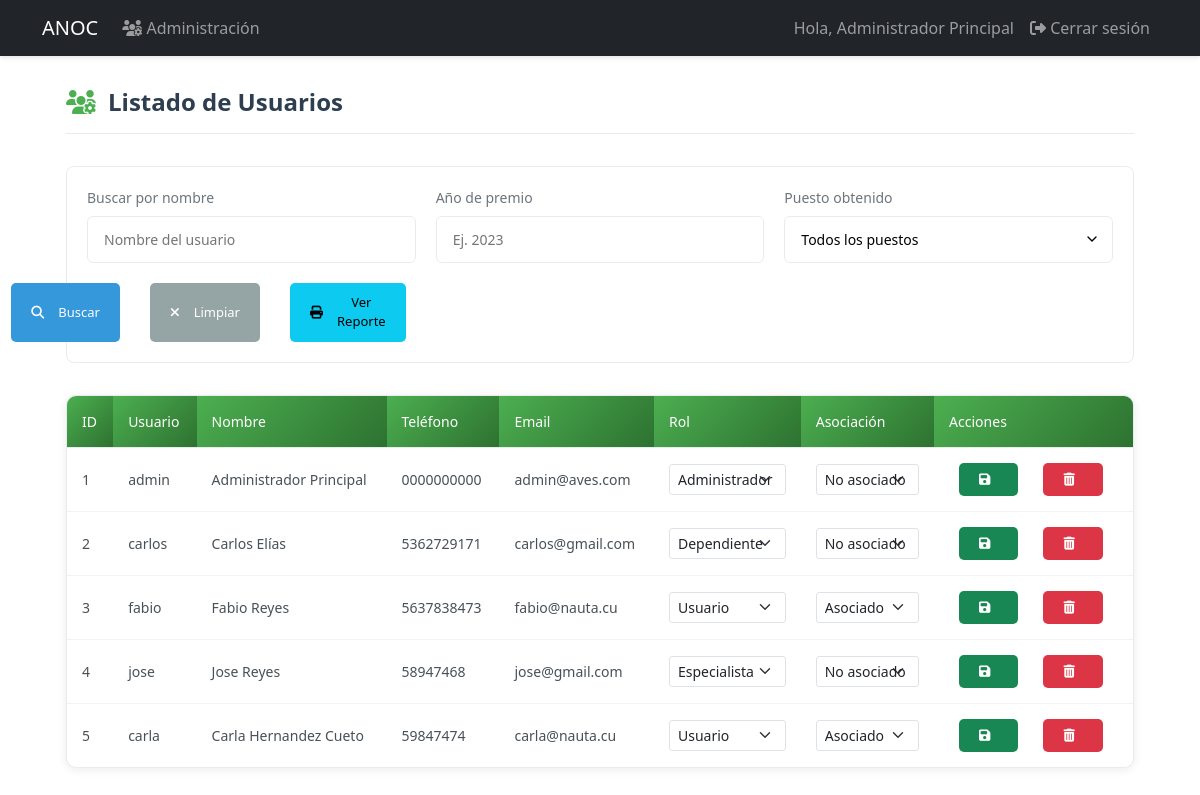
Before: /admin/users (signed in) with the older database file.
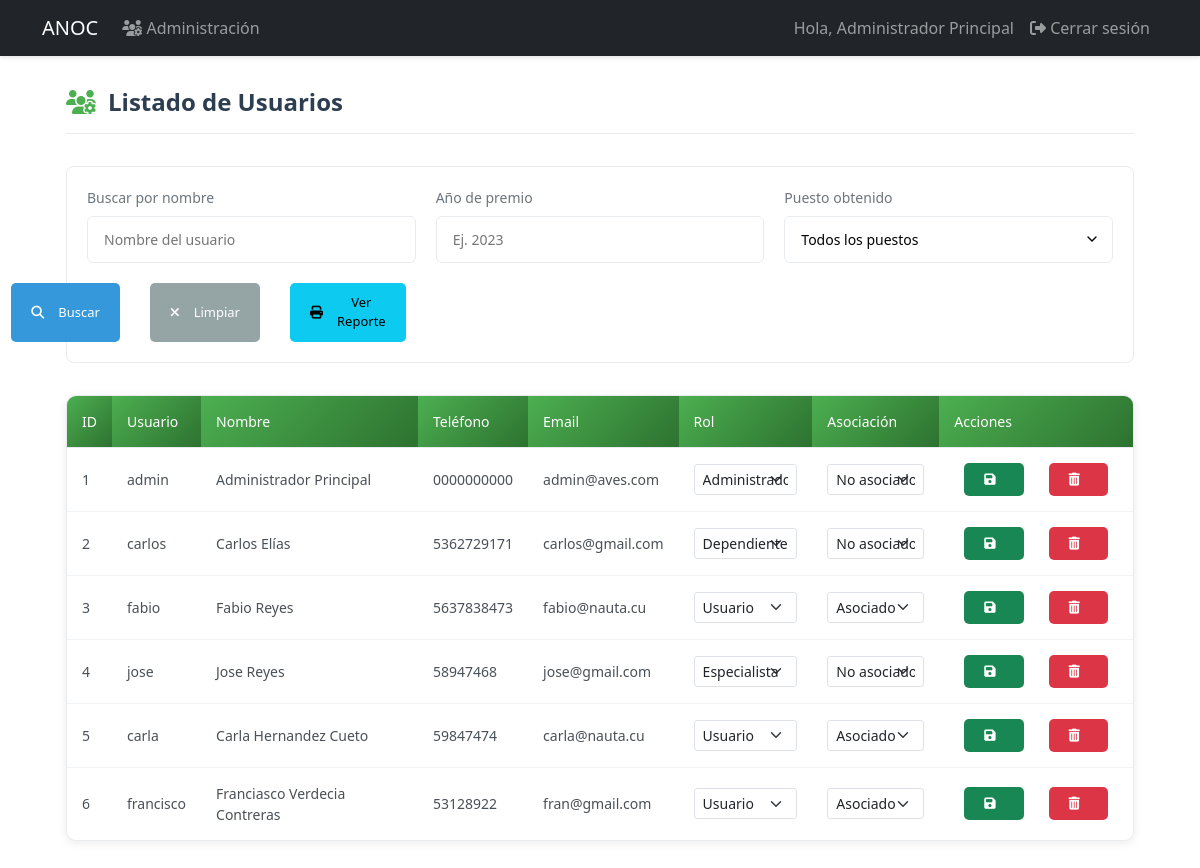
After: the same page with the newer database file.
### models.py (models this page shows, shortened)
class User(UserMixin, db.Model):
    id = db.Column(db.Integer, primary_key=True)
    username = db.Column(db.String(80), unique=True, nullable=False, index=True)
    email = db.Column(db.String(120), unique=True, nullable=False, index=True)
    password_hash = db.Column(db.String(128))
    role = db.Column(db.String(20), default='user')  # 'admin', 'specialist', 'dependiente', 'user'
    is_associated = db.Column(db.Boolean, default=False, nullable=False)
    full_name = db.Column(db.String(100), nullable=False)
    phone = db.Column(db.String(20), nullable=False)
    profile_image = db.Column(db.String(255))  # Ruta de la imagen de perfil
    last_login = db.Column(db.DateTime)  # Fecha del último inicio de sesión
    is_active = db.Column(db.Boolean, default=True)  # Para manejar cuentas activas/inactivas
    address = db.Column(db.String(200))  # Nuevo campo para dirección
    birds = db.relationship('UserBirds', backref='user', lazy=True, cascade='all, delete-orphan')
    awards = db.relationship('Award', backref='user', lazy=True, cascade='all, delete-orphan')

### app.py (the view, shortened to what this page needs)
@app.route('/admin/users')
@login_required
def admin_users():
    if current_user.role != 'admin':
        abort(403)
    search_name = request.args.get('name', '').strip()
    award_year = request.args.get('award_year', '').strip()
    award_position = request.args.get('award_position', '').strip()
    query = select(User).order_by(User.id)
    if search_name:
        query = query.where(User.full_name.ilike(f'%{search_name}%'))
    if award_position:
        position_subquery = select(Award.user_id).where(
            Award.position == award_position
        ).distinct()
        query = query.where(User.id.in_(position_subquery))
    users = db.session.execute(query).scalars()
    current_year = datetime.now().year
    return render_template('admin/users.html',
                         users=users,
                         search_name=search_name,
                         award_year=award_year,
                         award_position=award_position,
                         current_year=current_year)

### app.py (called while the page is built)
@login_manager.user_loader
def load_user(user_id):
    return db.session.get(User, int(user_id))

### templates/admin/users.html (shortened to what this page needs)
{% extends "base.html" %}
{% block content %}
<div class="users-container">
    <div class="users-header">
        <h2><i class="fas fa-users-cog"></i> Listado de Usuarios</h2>
    </div>
    <div class="filter-section">
        <form method="GET" action="{{ url_for('admin_users') }}" class="filter-form">
            <div class="filter-grid">
                <div class="filter-group">
                    <label for="name" class="filter-label">Buscar por nombre</label>
                    <input type="text" class="filter-input" id="name" name="name"
                           value="{{ search_name }}" placeholder="Nombre del usuario">
                </div>
                <div class="filter-group">
                    <label for="award_year" class="filter-label">Año de premio</label>
                    <input type="number" class="filter-input" id="award_year" name="award_year"
                           value="{{ award_year }}" placeholder="Ej. 2023" min="2000" max="{{ current_year }}">
                </div>
                <div class="filter-group">
                    <label for="award_position" class="filter-label">Puesto obtenido</label>
                    <select class="filter-input filter-select" id="award_position" name="award_position">
                        <option value="">Todos los puestos</option>
                    </select>
                </div>
                <div class="filter-actions">
                    <button type="submit" class="btn btn-primary">
                        <i class="fas fa-search"></i> Buscar
                    </button>
                    <a href="{{ url_for('admin_users') }}" class="btn btn-secondary">
                        <i class="fas fa-times"></i> Limpiar
                    </a>
                    <a href="{{ url_for('associates_report_view') }}" class="btn btn-info" target="_blank">
                        <i class="fas fa-print"></i> Ver Reporte
                    </a>
                </div>
            </div>
        </form>
    </div>
    <div class="users-table-container">
        <table class="users-table">
            <thead>
                <tr>
                    <th>ID</th>
                    <th>Usuario</th>
                    <th>Nombre</th>
                    <th>Teléfono</th>
                    <th>Email</th>
                    <th>Rol</th>
                    <th>Asociación</th>
                    <th>Acciones</th>
                </tr>
            </thead>
            <tbody>
                {% if users %}
                    {% for user in users %}
                    <tr class="clickable-row" data-href="{{ url_for('user_details', user_id=user.id) }}">
                        <td>{{ user.id }}</td>
                        <td>{{ user.username }}</td>
                        <td>{{ user.full_name }}</td>
                        <td>{{ user.phone }}</td>
                        <td>{{ user.email }}</td>
                        <td>
                            <form method="POST" action="{{ url_for('assign_role', user_id=user.id) }}" class="role-form">
                                <select name="role" class="form-select form-select-sm">
                                    <option value="user" {% if user.role == 'user' %}selected{% endif %}>Usuario</option>
                                    <option value="specialist" {% if user.role == 'specialist' %}selected{% endif %}>Especialista</option>
                                    <option value="dependiente" {% if user.role == 'dependiente' %}selected{% endif %}>Dependiente</option>
                                    <option value="admin" {% if user.role == 'admin' %}selected{% endif %}>Administrador</option>
                                </select>
                        </td>
                        <td>
                                <select name="is_associated" class="form-select form-select-sm">
                                    <option value="true" {% if user.is_associated %}selected{% endif %}>Asociado</option>
                                    <option value="false" {% if not user.is_associated %}selected{% endif %}>No asociado</option>
                                </select>
                        </td>
                        <td class="actions-column">
                            <div class="action-buttons">
                                <button type="submit" class="btn btn-sm btn-success">
                                    <i class="fas fa-save"></i>
                                </button>
                                <form method="POST" action="{{ url_for('delete_user', user_id=user.id) }}"
                                      onsubmit="return confirm('¿Desea eliminar este usuario?');" class="d-inline">
                                    <button type="submit" class="btn btn-sm btn-danger">
                                        <i class="fas fa-trash-alt"></i>
                                    </button>
                                </form>
                            </div>
                        </td>
                    </tr>
                    {% endfor %}
                {% endif %}
            </tbody>
        </table>
    </div>
</div>
{% endblock %}

### templates/base.html (shortened to what this page needs)
<!DOCTYPE html>
<html lang="es">
<head>
    <link href="https://cdn.jsdelivr.net/npm/bootstrap@5.3.0/dist/css/bootstrap.min.css" rel="stylesheet">
    <link href="https://cdnjs.cloudflare.com/ajax/libs/font-awesome/6.4.0/css/all.min.css" rel="stylesheet">
    <link rel="stylesheet" href="{{ url_for('static', filename='css/styles.css') }}">
</head>
<body>
    <nav class="navbar navbar-expand-lg navbar-dark bg-dark">
        <div class="container">
            <a class="navbar-brand" href="{{ url_for('dashboard') }}">ANOC</a>
            <div class="collapse navbar-collapse" id="navbarNav">
                <ul class="navbar-nav me-auto">
                    {% if current_user.is_authenticated and current_user.role == 'admin' %}
                        <li class="nav-item">
                            <a class="nav-link" href="{{ url_for('admin_users') }}">
                                <i class="fas fa-users-cog"></i> Administración
                            </a>
                        </li>
                    {% endif %}
                </ul>
                <ul class="navbar-nav">
                    {% if current_user.is_authenticated %}
                        <li class="nav-item">
                            <span class="nav-link">Hola, {{ current_user.full_name }}</span>
                        </li>
                        <li class="nav-item">
                            <a class="nav-link" href="{{ url_for('logout') }}">
                                <i class="fas fa-sign-out-alt"></i> Cerrar sesión
                            </a>
                        </li>
                    {% else %}
                        <li class="nav-item">
                            <a class="nav-link" href="{{ url_for('login') }}">
                                <i class="fas fa-sign-in-alt"></i> Iniciar sesión
                            </a>
                        </li>
                    {% endif %}
                </ul>
            </div>
        </div>
    </nav>
    <div class="container mt-4">
        {% block content %}{% endblock %}
    </div>
</body>
</html>

### static/css/styles.css (style rules this page uses)
.navbar { box-shadow: 0 2px 4px rgba(0,0,0,0.1); }
.btn { margin: 2px; }
:root { --primary-color: #2c3e50; --secondary-color: #4CAF50; --light-gray: #f8f9fa; --medium-gray: #e9ecef; --dark-gray: #6c757d; --text-color: #495057; --white: #ffffff; }
.users-container { max-width: 1400px; margin: 2rem auto; padding: 0 1.5rem; }
.users-header { margin-bottom: 2rem; padding-bottom: 1rem; border-bottom: 1px solid var(--medium-gray); }
.users-header h2 { color: var(--primary-color); font-weight: 600; font-size: 1.5rem; margin: 0; display: flex; align-items: center; gap: 0.75rem; }
.users-header h2 i { color: var(--secondary-color); }
.filter-section { background: var(--white); border-radius: 0.5rem; padding: 1.25rem; margin-bottom: 2rem; border: 1px solid var(--medium-gray); }
.filter-grid { display: grid; grid-template-columns: repeat(auto-fit, minmax(250px, 1fr)); gap: 1.25rem; align-items: end; }
.filter-group { margin-bottom: 0; }
.filter-label { display: block; margin-bottom: 0.5rem; color: var(--dark-gray); font-size: 0.875rem; font-weight: 500; }
.filter-input { width: 100%; padding: 0.75rem 1rem; border: 1px solid var(--medium-gray); border-radius: 0.375rem; background-color: var(--white); font-size: 0.875rem; }
.filter-select { appearance: none; background-position: right 0.75rem center; background-repeat: no-repeat; background-size: 1rem; }
.filter-actions { display: flex; gap: 0.75rem; justify-content: flex-end; }
.users-table-container { background: var(--white); border-radius: 0.5rem; border: 1px solid var(--medium-gray); overflow: hidden; }
.users-table { width: 100%; border-collapse: collapse; font-size: 0.875rem; }
.users-table th { background-color: var(--light-gray); color: var(--primary-color); padding: 1rem 1.25rem; text-align: left; font-weight: 600; border-bottom: 1px solid var(--medium-gray); }
.users-table td { padding: 1rem 1.25rem; border-bottom: 1px solid var(--medium-gray); vertical-align: middle; color: var(--text-color); }
.users-table tr:last-child td { border-bottom: none; }
.action-buttons { display: flex; gap: 0.5rem; }
.btn { padding: 0.5rem 0.75rem; border-radius: 0.25rem; font-size: 0.8125rem; font-weight: 500; cursor: pointer; border: none; display: inline-flex; align-items: center; gap: 0.375rem; }
.btn-sm { padding: 0.375rem 0.75rem; }
.btn-primary { background-color: var(--secondary-color); color: var(--white); }
.btn-secondary { background-color: var(--medium-gray); color: var(--text-color); }
.filter-actions { display: flex; gap: 10px; }
.users-table-container { background-color: #fff; border-radius: 10px; box-shadow: 0 2px 10px rgba(0, 0, 0, 0.08); overflow: hidden; }
.users-table { width: 100%; border-collapse: collapse; }
.users-table th { background: linear-gradient(135deg, #4CAF50 0%, #2d7230 100%); color: white; padding: 15px; font-weight: 500; text-align: left; }
.users-table td { padding: 15px; border-bottom: 1px solid #f1f3f5; vertical-align: middle; }
.actions-column { background-color: white !important; }
.action-buttons { display: flex; gap: 5px; }
.role-form { display: contents; }
.form-select-sm { padding: 0.25rem 0.5rem; font-size: 0.875rem; line-height: 1.5; border-radius: 0.2rem; }
.btn { display: inline-flex; align-items: center; padding: 10px 20px; margin: 0 10px; border-radius: 5px; font-weight: 500; cursor: pointer; }
.btn i { margin-right: 8px; }
.btn-primary { background-color: #3498db; color: white; border: none; }
.btn-secondary { background-color: #95a5a6; color: white; border: none; }

Changed rows visible on the page:
added User: id "6", username "francisco", full_name "Franciasco Verdecia Contreras", phone "53128922", email "fran@gmail.com", role "Usuario", is_associated "Asociado"
